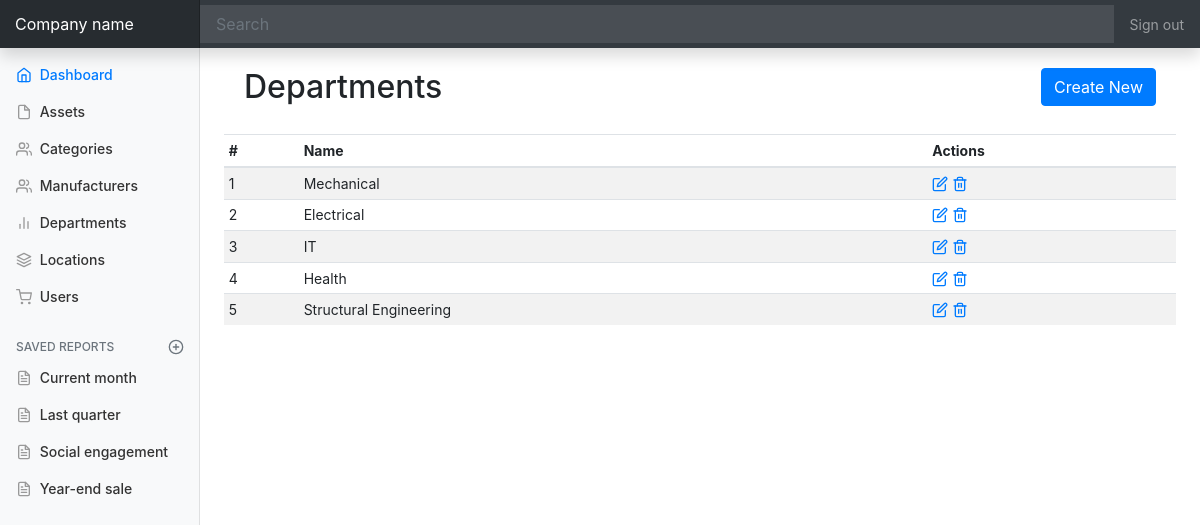
The page /departments on the database as committed earlier.
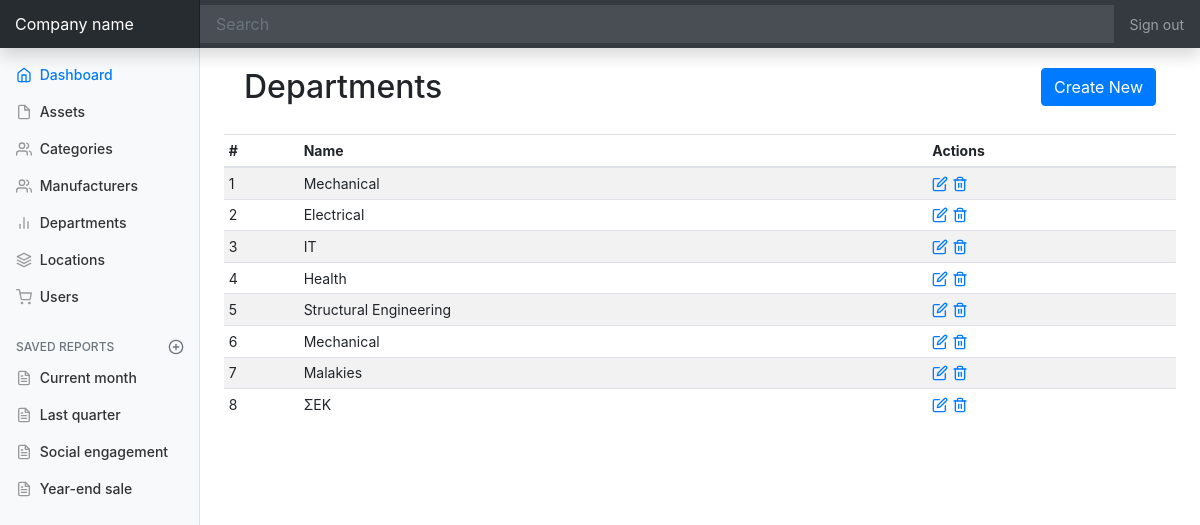
The same page on the database as committed later.
### app/models.py (models this page shows, shortened)
class Department(db.Model):
	id = db.Column(db.Integer, primary_key=True)
	name = db.Column(db.String(64), unique=True)
	locations = db.relationship('Location', backref="department")

### app/routes.py (the view)
@app.route('/departments')
def departments():
	departments = Department.query.all()
	return render_template('departments.html', title='Departments', departments=departments)

### app/templates/departments.html
{% extends "base.html" %}
{% block content %}
<section style="padding: 20px;">
  <h2 style="display:inline-flex;">Departments</h2>
  <a class="btn btn-primary float-right" href="departments/create">Create New</a>
</section>
<div class="table-responsive">
  <table class="table table-striped table-sm">
    <thead>
      <tr>
        <th>#</th>
        <th>Name</th>
        <th>Actions</th>
      </tr>
    </thead>
    <tbody>
    	{% for department in departments %}
      <tr>
        <td>{{ department.id }}</td>
        <td>{{ department.name }}</td>
        <td>
          <a href="#"><span data-feather="edit"></span></a>
          <a href="#"><span data-feather="trash-2"></span></a>
        </td>
      </tr>
      {% endfor %}
    </tbody>
  </table>
</div>
{% endblock %}

Rows that differ between the two databases and show on the page:
added Department: id "6", name "Mechanical"
added Department: id "7", name "Malakies"
added Department: id "8", name "ΣΕΚ"
